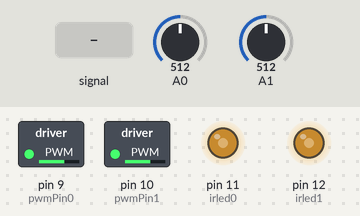
Bench run of a sketch on a simulated Arduino Uno, built with avr-gcc and run on an emulated ATmega328P. Parts: switched loads named in the sketch (green lamp = pin HIGH), output pins drawn as LEDs (lit = HIGH). Inputs (shaded band) come from the test bench; at power-on: A1 = 512, A0 = 512.

Above: at 0.55 s.
1.3 s: A0 fed a 200 Hz sine of ±81 counts around its level
At 2.37 s:
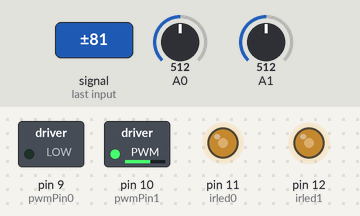
4.3 s: A1 set to 505
At 5.2 s:
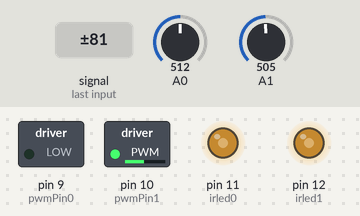
7.3 s: A1 set to 306
At 8.09 s:
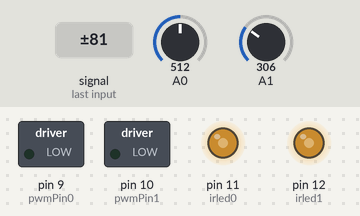
Timing chart, 0 to 56.1 s (numbered marks = the images above; inputs shaded):
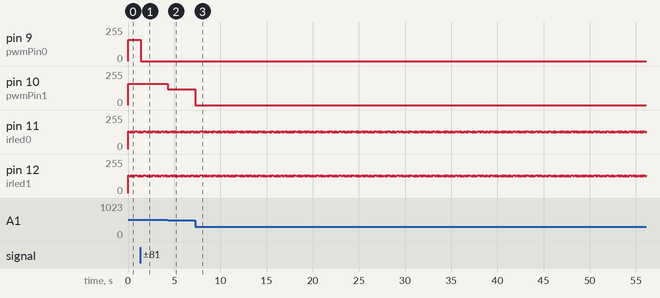

Measured:
- after the input at 1.3 s, pin 9 (pwmPin0): 160/255 → 0/255 after 0.06 s
- after the input at 4.3 s, pin 10 (pwmPin1): 160/255 → 120/255 at once
- after the input at 7.3 s, pin 10 (pwmPin1): 120/255 → 0/255 at once

The sketch:

source.ino
```cpp
/* Automotive vehicle v.3
 * -------------------------
 *
 * Automotive vehicle with two photodiode sensors
 * on which is based the movement of two dc motors
 *
 *
 * Created by Anastasis
 * Copyleft 2013
 * Greece
 *
 */
float sensorA0,sensorA0e;
float sensorA1,sensorA1e;
float voltA0,voltA0e,volt0;
float voltA1,voltA1e,volt1;
int irled0=11;
int irled1=12;
int pwmPin0=9;
int pwmPin1=10;
float k0,k1;

void setup() {
  pinMode(pwmPin0,OUTPUT);
  pinMode(pwmPin1,OUTPUT);
  pinMode(irled0,OUTPUT);
  pinMode(irled1,OUTPUT);
  k0=0;
  k1=0;
}

void loop(){
   voltA0e=0;
   voltA0=0;
   voltA1e=0;
   voltA1=0;
   digitalWrite(irled0,LOW);
   digitalWrite(irled1,LOW);

   for (int i=0; i<10; i++){
          sensorA0e=analogRead(A0);
          voltA0e+=sensorA0e*(4.5/1023.0);
   }

   for (int i=0; i<10; i++){
          sensorA1e=analogRead(A1);
          voltA1e+=sensorA1e*(4.5/1023.0);
   }

   digitalWrite(irled0,HIGH);
   digitalWrite(irled1,HIGH);

   for (int i=0; i<10; i++){
          sensorA0=analogRead(A0);
          voltA0+=sensorA0*(4.5/1023.0);
   }

   for (int i=0; i<10; i++){
          sensorA1=analogRead(A1);
          voltA1+=sensorA1*(4.5/1023.0);
   }

   volt0=voltA0e-voltA0;
   volt1=voltA1e-voltA1;

   if (volt0-k0>0.03)
     k0=volt0;

   if (volt1-k1>0.03)
     k1=volt1;

   if (k0>=0.50)
    analogWrite(pwmPin0,0);
   else if (k0>=0.30)
    analogWrite(pwmPin0,120);
   else
    analogWrite(pwmPin0,160);

   if (k1>=0.50)
    analogWrite(pwmPin1,0);
  else if (k1>=0.30)
    analogWrite(pwmPin1,120);
  else
    analogWrite(pwmPin1,160);
    }
```
